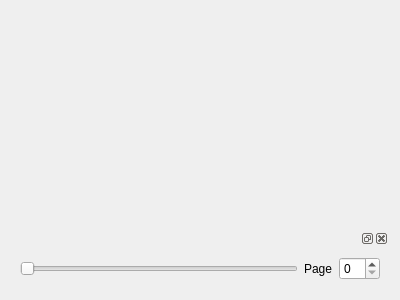
<?xml version="1.0" encoding="UTF-8"?>
<ui version="4.0">
 <class>com::sptci::ComicDisplayWidget</class>
 <widget class="QWidget" name="com::sptci::ComicDisplayWidget">
  <property name="geometry">
   <rect>
    <x>0</x>
    <y>0</y>
    <width>400</width>
    <height>300</height>
   </rect>
  </property>
  <property name="windowTitle">
   <string>Form</string>
  </property>
  <layout class="QGridLayout" name="gridLayout">
   <item row="0" column="0">
    <layout class="QVBoxLayout" name="verticalLayout">
     <item>
      <widget class="QLabel" name="imageLabel">
       <property name="sizePolicy">
        <sizepolicy hsizetype="Expanding" vsizetype="Expanding">
         <horstretch>0</horstretch>
         <verstretch>0</verstretch>
        </sizepolicy>
       </property>
       <property name="text">
        <string/>
       </property>
       <property name="scaledContents">
        <bool>true</bool>
       </property>
       <property name="alignment">
        <set>Qt::AlignCenter</set>
       </property>
      </widget>
     </item>
     <item>
      <widget class="QDockWidget" name="dockWidget">
       <property name="sizePolicy">
        <sizepolicy hsizetype="Preferred" vsizetype="Fixed">
         <horstretch>0</horstretch>
         <verstretch>0</verstretch>
        </sizepolicy>
       </property>
       <widget class="QWidget" name="dockWidgetContents">
        <layout class="QHBoxLayout" name="horizontalLayout">
         <item>
          <widget class="QSlider" name="horizontalSlider">
           <property name="orientation">
            <enum>Qt::Horizontal</enum>
           </property>
          </widget>
         </item>
         <item>
          <widget class="QLabel" name="label_2">
           <property name="text">
            <string>Page</string>
           </property>
          </widget>
         </item>
         <item>
          <widget class="QSpinBox" name="spinBox"/>
         </item>
        </layout>
       </widget>
      </widget>
     </item>
    </layout>
   </item>
  </layout>
 </widget>
 <resources/>
 <connections>
  <connection>
   <sender>horizontalSlider</sender>
   <signal>sliderMoved(int)</signal>
   <receiver>com::sptci::ComicDisplayWidget</receiver>
   <slot>atIndex(int)</slot>
   <hints>
    <hint type="sourcelabel">
     <x>153</x>
     <y>263</y>
    </hint>
    <hint type="destinationlabel">
     <x>199</x>
     <y>149</y>
    </hint>
   </hints>
  </connection>
  <connection>
   <sender>spinBox</sender>
   <signal>valueChanged(int)</signal>
   <receiver>com::sptci::ComicDisplayWidget</receiver>
   <slot>atIndex(int)</slot>
   <hints>
    <hint type="sourcelabel">
     <x>353</x>
     <y>263</y>
    </hint>
    <hint type="destinationlabel">
     <x>199</x>
     <y>149</y>
    </hint>
   </hints>
  </connection>
 </connections>
</ui>
